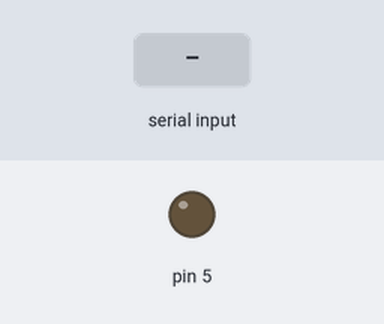
Simulated run of this sketch. Board: Arduino Uno, built with avr-gcc and run on an emulated ATmega328P. Parts: output pins drawn as LEDs (lit = HIGH). The test bench sets the inputs (shaded band).

Above: at 1.2 s.
1.3 s: "1" received over Serial
At 1.6 s:
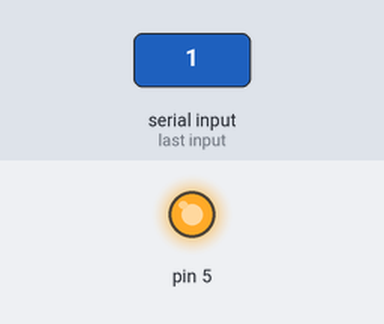
2.8 s: "0" received over Serial
At 3.9 s:
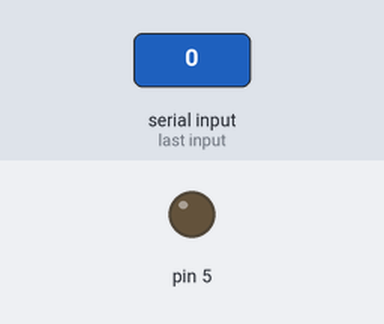
Timing chart, 0 to 5.8 s (numbered marks = the images above; inputs shaded):
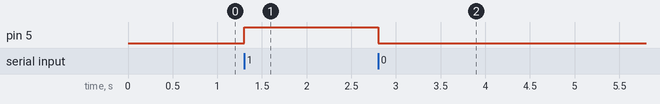

The sketch:

B04844_07_01.ino
```cpp
void setup()
{

  pinMode(5, OUTPUT);
  Serial.begin(9600);  // initialize serial communications at 9600 bps
}

void loop()
{
  while (!Serial.available()) {}
  // serial read section
  while (Serial.available())
  {
    if (Serial.available() > 0)
    {
      char c = Serial.read();  //gets one byte from serial buffer

      if (c == '1')
      {
        digitalWrite(5,HIGH);
      }else if (c == '0')
      {
        digitalWrite(5,LOW);
      }
    }
  }

  delay(500);

}
```

Measured:
- after the input at 1.3 s, pin 5: LOW → HIGH at once
- after the input at 2.8 s, pin 5: HIGH → LOW at once
